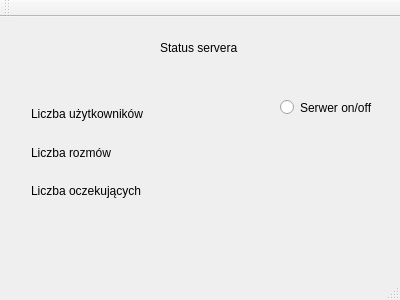
<?xml version="1.0" encoding="UTF-8"?>
<ui version="4.0">
 <class>MainWindow</class>
 <widget class="QMainWindow" name="MainWindow">
  <property name="geometry">
   <rect>
    <x>0</x>
    <y>0</y>
    <width>400</width>
    <height>300</height>
   </rect>
  </property>
  <property name="windowTitle">
   <string>MainWindow</string>
  </property>
  <widget class="QWidget" name="centralWidget">
   <widget class="QLabel" name="serverstatus">
    <property name="geometry">
     <rect>
      <x>160</x>
      <y>20</y>
      <width>81</width>
      <height>21</height>
     </rect>
    </property>
    <property name="text">
     <string>Status servera</string>
    </property>
   </widget>
   <widget class="QWidget" name="verticalLayoutWidget">
    <property name="geometry">
     <rect>
      <x>20</x>
      <y>70</y>
      <width>181</width>
      <height>131</height>
     </rect>
    </property>
    <layout class="QVBoxLayout" name="verticalLayout">
     <item>
      <widget class="QLabel" name="countusers">
       <property name="text">
        <string>Liczba użytkowników</string>
       </property>
      </widget>
     </item>
     <item>
      <widget class="QLabel" name="counttalks">
       <property name="text">
        <string>Liczba rozmów</string>
       </property>
      </widget>
     </item>
     <item>
      <widget class="QLabel" name="countwaiting">
       <property name="text">
        <string>Liczba oczekujących </string>
       </property>
      </widget>
     </item>
    </layout>
   </widget>
   <widget class="QRadioButton" name="radioButton">
    <property name="geometry">
     <rect>
      <x>280</x>
      <y>80</y>
      <width>101</width>
      <height>21</height>
     </rect>
    </property>
    <property name="text">
     <string>Serwer on/off</string>
    </property>
   </widget>
  </widget>
  <widget class="QMenuBar" name="menuBar">
   <property name="geometry">
    <rect>
     <x>0</x>
     <y>0</y>
     <width>400</width>
     <height>20</height>
    </rect>
   </property>
  </widget>
  <widget class="QToolBar" name="mainToolBar">
   <attribute name="toolBarArea">
    <enum>TopToolBarArea</enum>
   </attribute>
   <attribute name="toolBarBreak">
    <bool>false</bool>
   </attribute>
  </widget>
  <widget class="QStatusBar" name="statusBar"/>
 </widget>
 <layoutdefault spacing="6" margin="11"/>
 <resources/>
 <connections/>
</ui>
